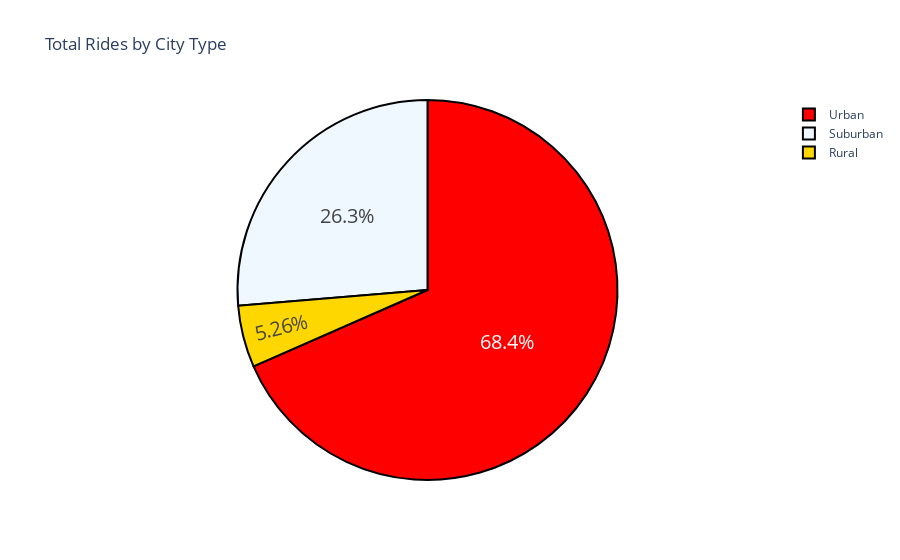

Here is the notebook cell this chart was saved with:
### Code cell
rides_sum= data.groupby(['type'], as_index=False)['ride_id'].count()

colors = ['gold', 'aliceblue', 'red']

fig = go.Figure(data=[go.Pie(labels=['Rural', 'Suburban','Urban'],
                            values=rides_sum['ride_id'])])

fig.update_traces(hoverinfo='label+value',textinfo='percent',
                 textfont_size=20, marker=dict(colors=colors,
                                              line=dict(color='#000000',
                                                       width=2)))
fig.update_layout(title_text="Total Rides by City Type")

fig.show()

### Figure 1 — Plotly figure (JSON) as saved in the notebook; plotly's stock layout.template omitted (floating-point values rounded to 4 significant figures)
{"data": [{"hoverinfo": "label+value", "labels": ["Rural", "Suburban", "Urban"], "marker": {"colors": ["gold", "aliceblue", "red"], "line": {"color": "#000000", "width": 2}}, "textfont": {"size": 20}, "textinfo": "percent", "type": "pie", "values": [125, 625, 1625]}], "layout": {"title": {"text": "Total Rides by City Type"}}}
